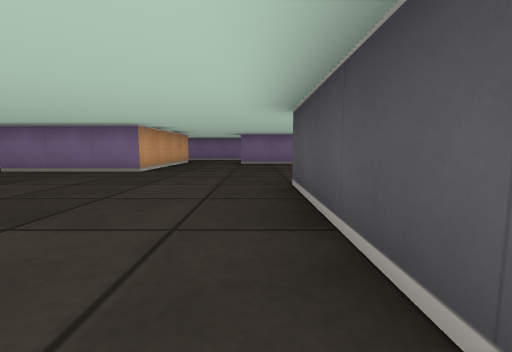
[1] (above)

16 first-person views from a walk through a cub3D maze. The camera is about half as high as the walls, tilts 6° down and sees 90° across. The floor is counted in squares. Each view is taken from the middle of a square. On the plan, view 1 faces up. The plan holds only what a view shows up to about 9 squares ahead; the rest is blank.

[2]
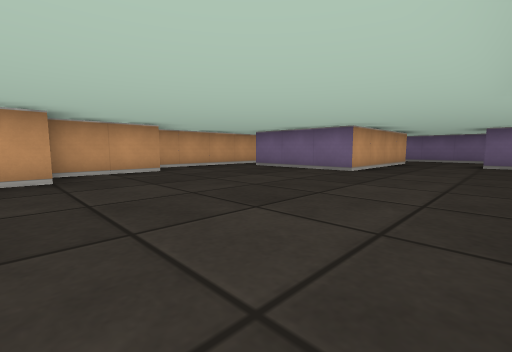

[3]
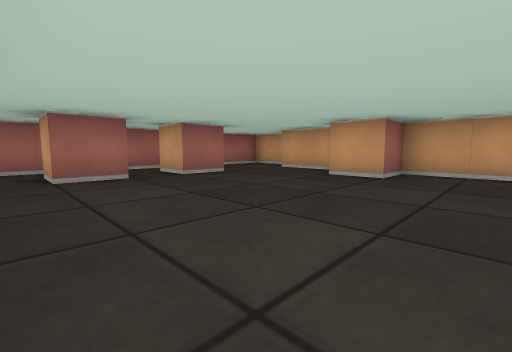

[4]
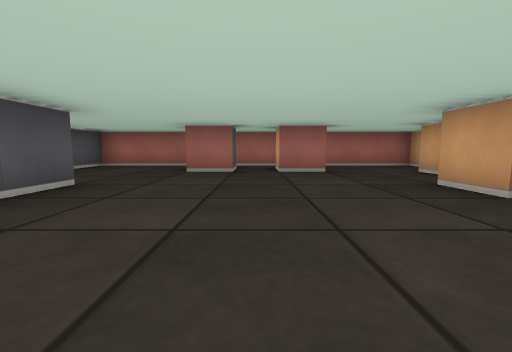

[5]
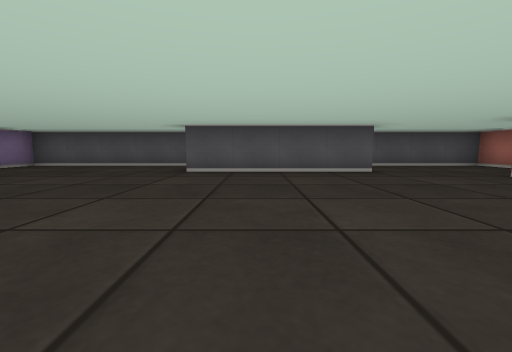

[6]
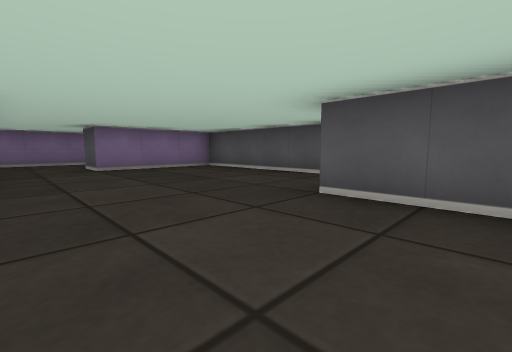

[7]
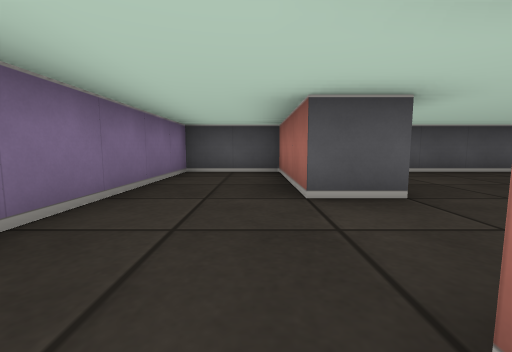

[8]
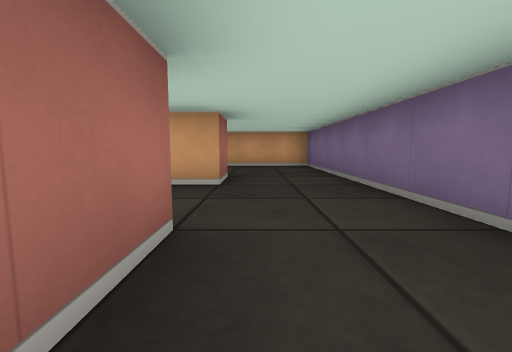

[9]
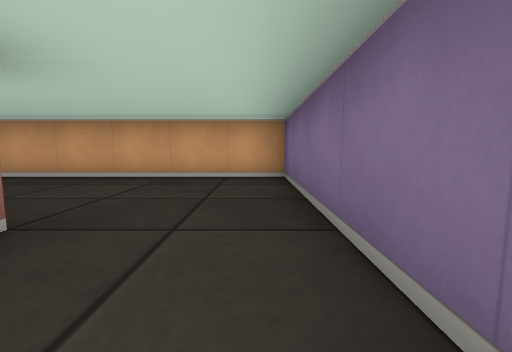

[10]
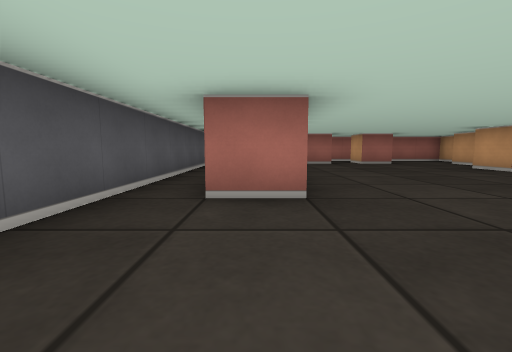

[11]
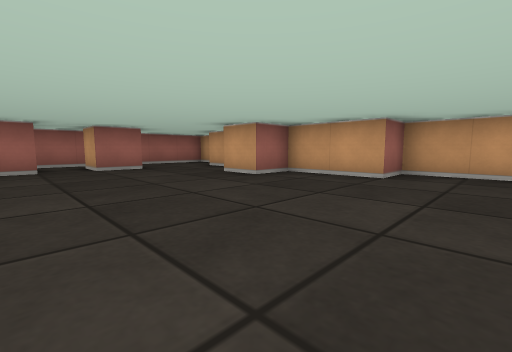

[12]
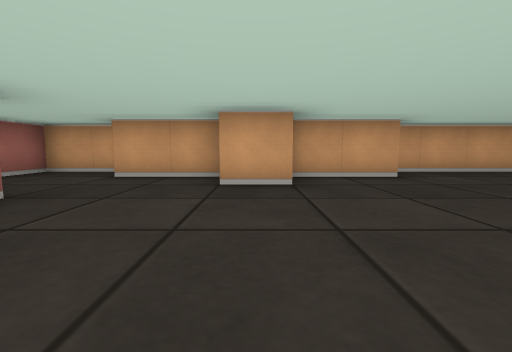

[13]
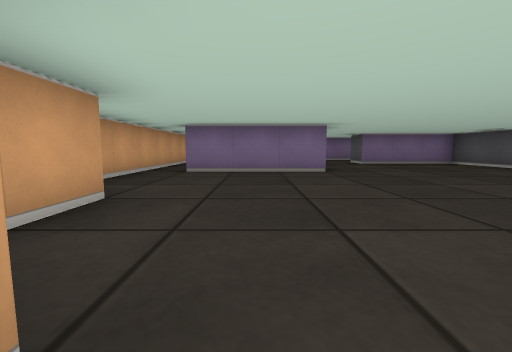

[14]
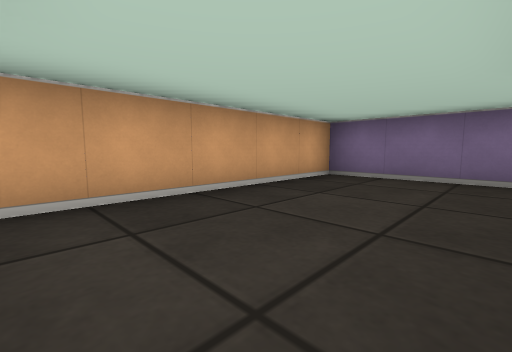

[15]
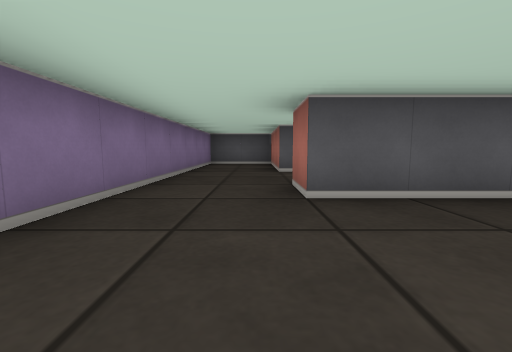

[16]
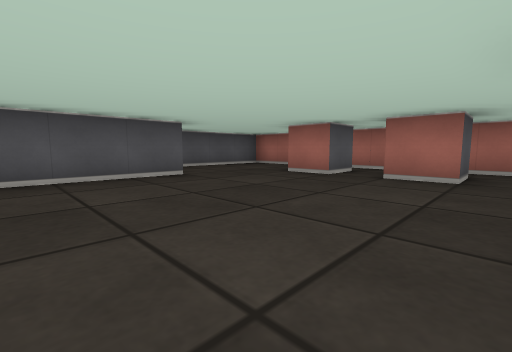

### Floor plan
Points are (right, up) in squares from view 1. A wall is a line through its corners. A room is listed if a view was taken in it or the views show most of it. See-through windows are left out.
Room 1 (views 1, 2, 3, 4, 5, 6, 10, 11, 12, 13, 16)
walls: (0.5, -0.6) (0.5, 3.5) (1.5, 3.5); (-5.5, -0.6) (-5.5, -2.5); (-1.5, -3.5) (-1.5, -2.5) (-0.5, -2.5) (-0.5, -3.5); (-6.5, 5.5) (-6.5, 2.5) (-5.5, 2.5) (-5.5, 0.5) (-4.5, 0.5) (-4.5, -0.5); (-3.5, -3.5) (-3.5, -2.5) (-2.5, -2.5) (-2.5, -3.5); (-6.5, -3) (-6.5, -4.5) (2.5, -4.5) (2.5, 8.5) (-0.5, 8.5) (-0.5, 9.5); (-2.5, 9.5) (-2.5, 5.5) (-5.5, 5.5)
ways out: opening at (-6, 6) to room 2; opening at (-1.5, 9) to room 3
Room 2 (views 7, 14, 15)
walls: (-3.5, 7.4) (-3.5, 9.5) (-2.5, 9.5); (-2.5, 11.5) (-6.5, 11.5) (-6.5, 5.5)
ways out: opening at (-6, 6) to room 1; opening at (-3, 10.5) to room 3
Room 3 (views 8, 9)
walls: (-0.5, 9.5) (2.5, 9.5) (2.5, 11.5) (-2.5, 11.5)
ways out: opening at (-1.5, 9) to room 1; opening at (-3, 10.5) to room 2

Where each view was taken, in squares from view 1:
view 1: 0 up, 0 right, facing up
view 2: 0 up, 0 right, facing up-left
view 3: 2 up, 0 right, facing down-left
view 4: 3 up, 2 left, facing down
view 5: 2 up, 5 left, facing right
view 6: 2 up, 2 left, facing up-right
view 7: 10 up, 3 left, facing right
view 8: 10 up, 1 right, facing left
view 9: 11 up, 2 left, facing left
view 10: 6 up, 1 right, facing down
view 11: 4 up, 1 left, facing down-left
view 12: 0 up, 1 left, facing left
view 13: 0 up, 4 left, facing up
view 14: 7 up, 4 left, facing up-left
view 15: 10 up, 6 left, facing right
view 16: 2 up, 4 left, facing down-right
